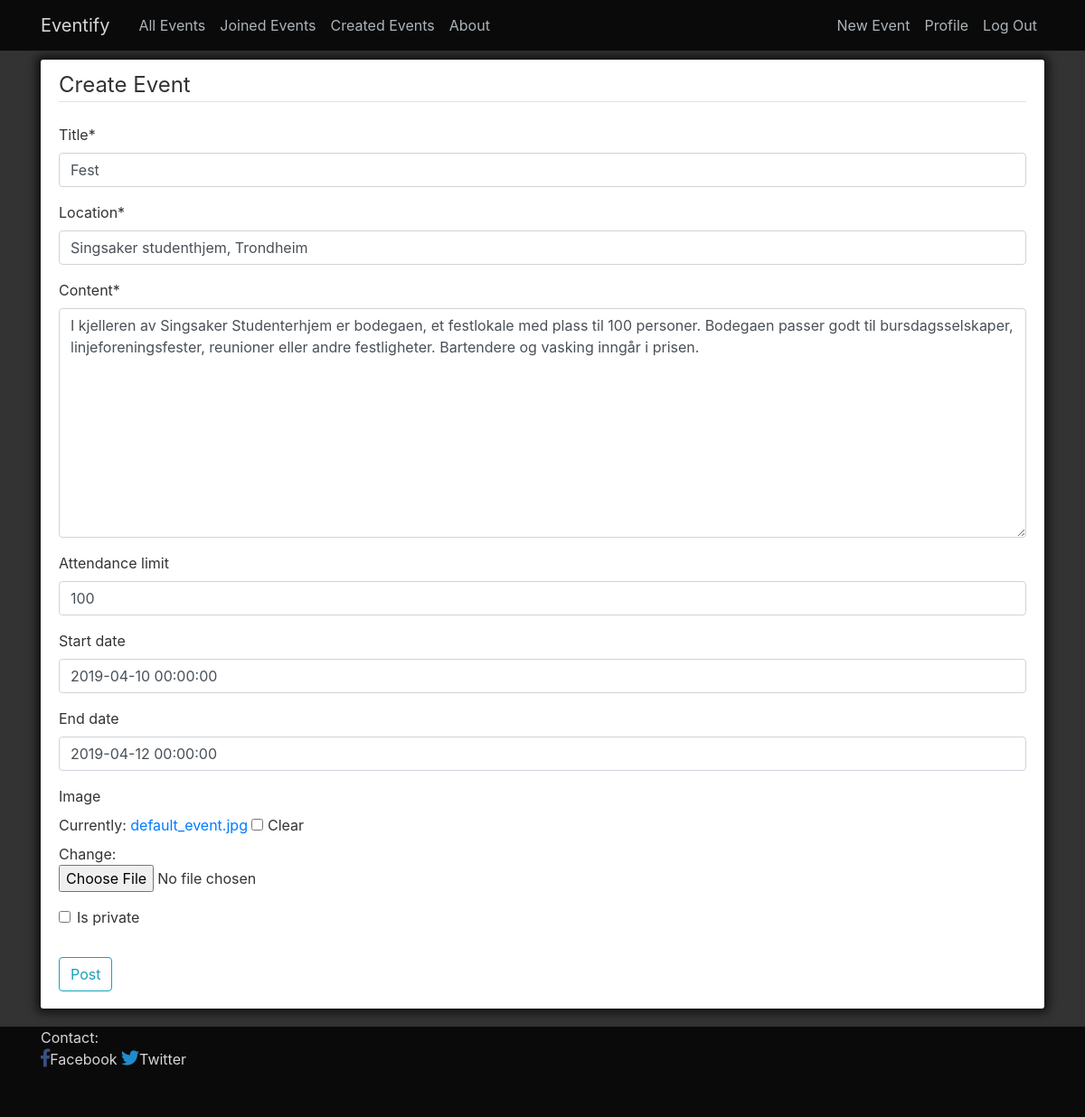
Page /event/35/update (signed in) on the earlier database version.
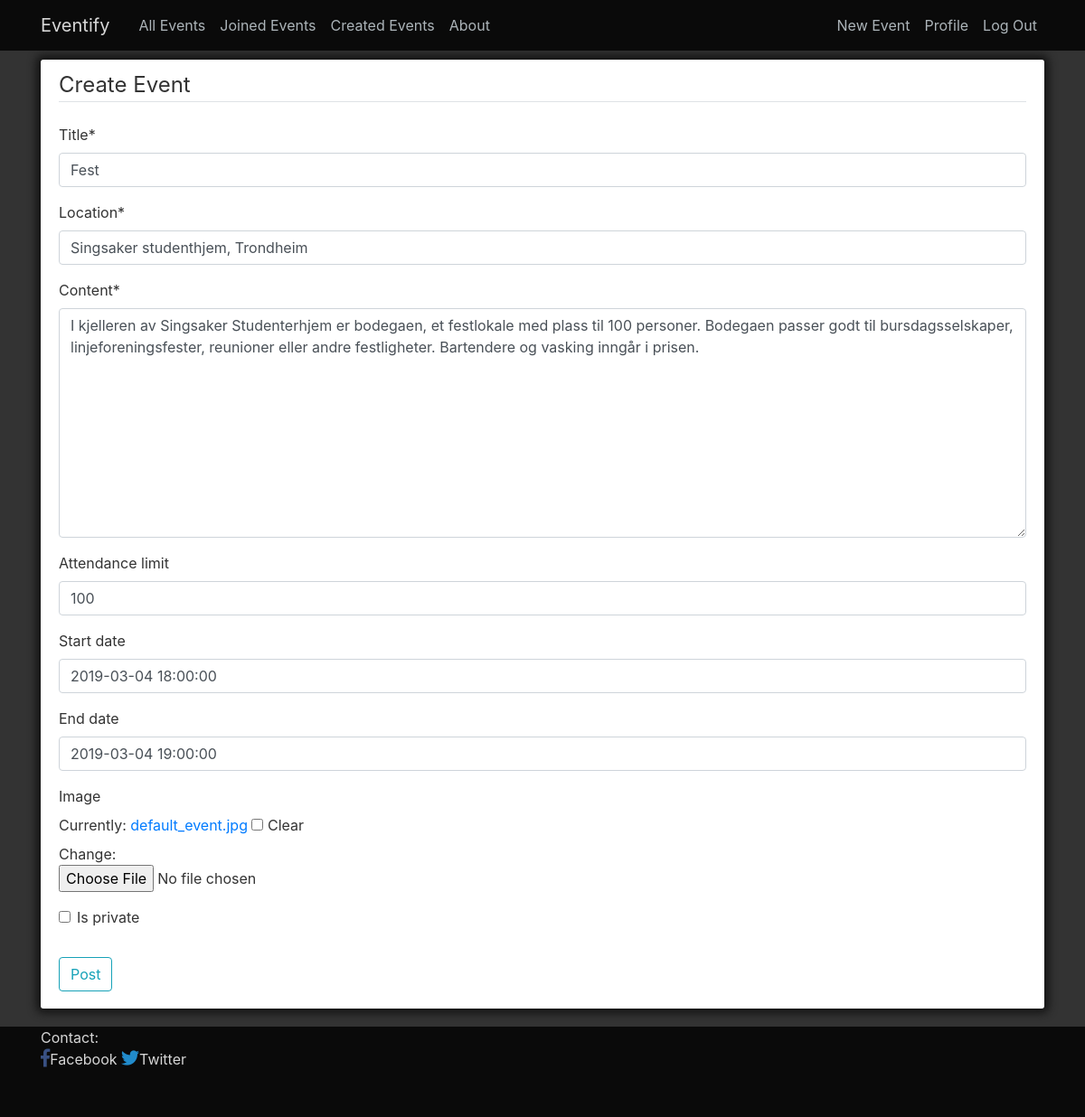
Same page on the later database version.
### event/models.py (models this page shows, shortened)
class Post(models.Model):
    title = models.CharField(max_length=100)
    date_posted = models.DateTimeField(default=timezone.now)
    author = models.ForeignKey(User, on_delete=models.CASCADE, null=True)
    attendees = models.ManyToManyField(User, related_name='attendees')
    start_date = models.DateTimeField(null=True, blank=True)
    end_date = models.DateTimeField(null=True, blank=True)
    attendance_limit = models.IntegerField(null=True, default=10000, blank=True)
    location = models.CharField(max_length=100, null=True)
    content = models.TextField()
    image = models.ImageField(default="default_event.jpg", upload_to="event_images", blank=True)
    is_private = models.BooleanField(default=False)
    class Meta:
       ordering = ['start_date']

### event/views.py (the view, shortened to what this page needs)
# urls.py: path('event/<int:pk>/update', EventUpdateView.as_view(), name='event-update'),
class EventUpdateView(LoginRequiredMixin, UserPassesTestMixin, UpdateView):
    model = Post
    fields = ['title', 'location', 'content', 'attendance_limit', 'start_date', 'end_date', 'image', 'is_private']
    template_name = 'event/event_form.html'
    context_object_name = 'events'
    def test_func(self):
        event = self.get_object()
        if self.request.user == event.author:
            return True
        return False

### event/templates/event/event_form.html (shortened to what this page needs)
{% extends "event/base.html" %}
{% load crispy_forms_tags %}
{% block content %}
<div class="content-section">
    <form method="POST" enctype="multipart/form-data">
        <fieldset class="form-group">
            <legend class="border-bottom mb-4">Create Event</legend>
            {{form|crispy}}
        </fieldset>
        <div class="form-group">
            <button class="btn btn-outline-info" type="submit">Post</button>
        </div>
    </form>
</div>
{% endblock content %}

Differences in the rows shown:
changed Post "Fest": start_date "2019-04-10 00:00:00" → "2019-03-04 18:00:00"; end_date "2019-04-12 00:00:00" → "2019-03-04 19:00:00"
